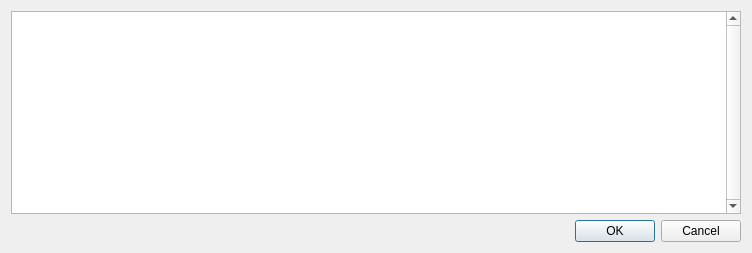
<?xml version="1.0" encoding="UTF-8"?>
<ui version="4.0">
 <class>Dialog</class>
 <widget class="QDialog" name="Dialog">
  <property name="windowModality">
   <enum>Qt::ApplicationModal</enum>
  </property>
  <property name="geometry">
   <rect>
    <x>0</x>
    <y>0</y>
    <width>752</width>
    <height>253</height>
   </rect>
  </property>
  <property name="windowTitle">
   <string>About Motofit</string>
  </property>
  <layout class="QGridLayout" name="gridLayout">
   <item row="0" column="0">
    <widget class="QTextBrowser" name="textBrowser">
     <property name="verticalScrollBarPolicy">
      <enum>Qt::ScrollBarAlwaysOn</enum>
     </property>
    </widget>
   </item>
   <item row="1" column="0">
    <widget class="QDialogButtonBox" name="buttonBox">
     <property name="orientation">
      <enum>Qt::Horizontal</enum>
     </property>
     <property name="standardButtons">
      <set>QDialogButtonBox::Cancel|QDialogButtonBox::Ok</set>
     </property>
    </widget>
   </item>
  </layout>
 </widget>
 <resources/>
 <connections>
  <connection>
   <sender>buttonBox</sender>
   <signal>accepted()</signal>
   <receiver>Dialog</receiver>
   <slot>accept()</slot>
   <hints>
    <hint type="sourcelabel">
     <x>248</x>
     <y>254</y>
    </hint>
    <hint type="destinationlabel">
     <x>157</x>
     <y>274</y>
    </hint>
   </hints>
  </connection>
  <connection>
   <sender>buttonBox</sender>
   <signal>rejected()</signal>
   <receiver>Dialog</receiver>
   <slot>reject()</slot>
   <hints>
    <hint type="sourcelabel">
     <x>316</x>
     <y>260</y>
    </hint>
    <hint type="destinationlabel">
     <x>286</x>
     <y>274</y>
    </hint>
   </hints>
  </connection>
 </connections>
</ui>
